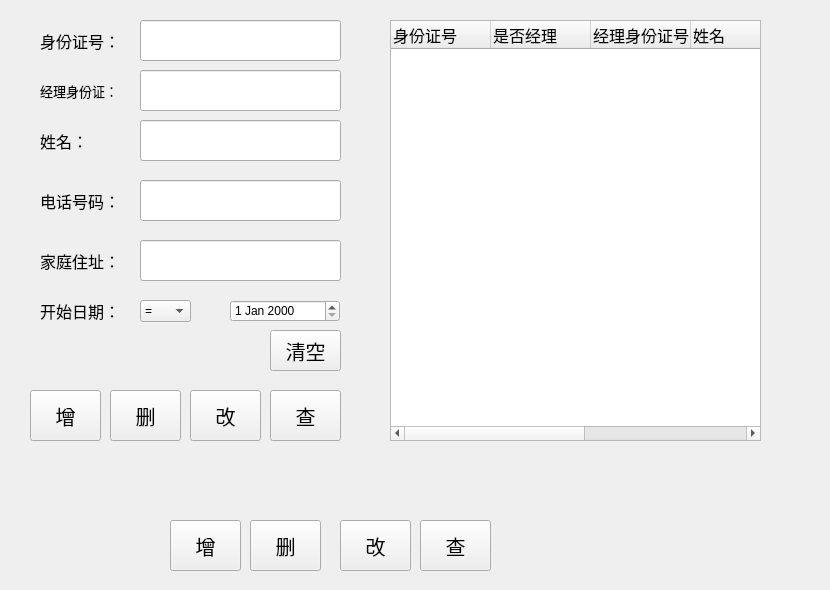
    <widget class="QWidget" name="tab_2">
     <attribute name="title">
      <string>员工管理</string>
     </attribute>
     <widget class="QWidget" name="widget_4" native="true">
      <property name="geometry">
       <rect>
        <x>160</x>
        <y>510</y>
        <width>341</width>
        <height>71</height>
       </rect>
      </property>
      <widget class="QPushButton" name="pushButton_5">
       <property name="geometry">
        <rect>
         <x>10</x>
         <y>10</y>
         <width>71</width>
         <height>51</height>
        </rect>
       </property>
       <property name="font">
        <font>
         <pointsize>15</pointsize>
        </font>
       </property>
       <property name="text">
        <string>增</string>
       </property>
      </widget>
      <widget class="QPushButton" name="pushButton_6">
       <property name="geometry">
        <rect>
         <x>90</x>
         <y>10</y>
         <width>71</width>
         <height>51</height>
        </rect>
       </property>
       <property name="font">
        <font>
         <pointsize>15</pointsize>
        </font>
       </property>
       <property name="text">
        <string>删</string>
       </property>
      </widget>
      <widget class="QPushButton" name="pushButton_7">
       <property name="geometry">
        <rect>
         <x>180</x>
         <y>10</y>
         <width>71</width>
         <height>51</height>
        </rect>
       </property>
       <property name="font">
        <font>
         <pointsize>15</pointsize>
        </font>
       </property>
       <property name="text">
        <string>改</string>
       </property>
      </widget>
      <widget class="QPushButton" name="pushButton_8">
       <property name="geometry">
        <rect>
         <x>260</x>
         <y>10</y>
         <width>71</width>
         <height>51</height>
        </rect>
       </property>
       <property name="font">
        <font>
         <pointsize>15</pointsize>
        </font>
       </property>
       <property name="text">
        <string>查</string>
       </property>
      </widget>
     </widget>
     <widget class="QWidget" name="widget_5" native="true">
      <property name="geometry">
       <rect>
        <x>10</x>
        <y>0</y>
        <width>811</width>
        <height>461</height>
       </rect>
      </property>
      <widget class="QWidget" name="widget_6" native="true">
       <property name="geometry">
        <rect>
         <x>370</x>
         <y>10</y>
         <width>431</width>
         <height>441</height>
        </rect>
       </property>
       <widget class="QTreeWidget" name="treeWidget_2">
        <property name="geometry">
         <rect>
          <x>10</x>
          <y>10</y>
          <width>371</width>
          <height>421</height>
         </rect>
        </property>
        <column>
         <property name="text">
          <string>身份证号</string>
         </property>
         <property name="font">
          <font>
           <pointsize>12</pointsize>
          </font>
         </property>
        </column>
        <column>
         <property name="text">
          <string>是否经理</string>
         </property>
         <property name="font">
          <font>
           <pointsize>12</pointsize>
          </font>
         </property>
        </column>
        <column>
         <property name="text">
          <string>经理身份证号</string>
         </property>
         <property name="font">
          <font>
           <pointsize>12</pointsize>
          </font>
         </property>
        </column>
        <column>
         <property name="text">
          <string>姓名</string>
         </property>
         <property name="font">
          <font>
           <pointsize>12</pointsize>
          </font>
         </property>
        </column>
        <column>
         <property name="text">
          <string>电话号码</string>
         </property>
         <property name="font">
          <font>
           <pointsize>12</pointsize>
          </font>
         </property>
        </column>
        <column>
         <property name="text">
          <string>家庭住址</string>
         </property>
         <property name="font">
          <font>
           <pointsize>12</pointsize>
          </font>
         </property>
        </column>
        <column>
         <property name="text">
          <string>工作日期</string>
         </property>
         <property name="font">
          <font>
           <pointsize>12</pointsize>
          </font>
         </property>
        </column>
       </widget>
      </widget>
      <widget class="QWidget" name="widget_7" native="true">
       <property name="geometry">
        <rect>
         <x>10</x>
         <y>10</y>
         <width>331</width>
         <height>361</height>
        </rect>
       </property>
       <widget class="QLineEdit" name="lineEdit_4">
        <property name="geometry">
         <rect>
          <x>120</x>
          <y>10</y>
          <width>201</width>
          <height>41</height>
         </rect>
        </property>
        <property name="font">
         <font>
          <pointsize>12</pointsize>
         </font>
        </property>
       </widget>
       <widget class="QLabel" name="label_7">
        <property name="geometry">
         <rect>
          <x>20</x>
          <y>10</y>
          <width>91</width>
          <height>41</height>
         </rect>
        </property>
        <property name="font">
         <font>
          <pointsize>12</pointsize>
          <weight>50</weight>
          <bold>false</bold>
         </font>
        </property>
        <property name="text">
         <string>身份证号：</string>
        </property>
       </widget>
       <widget class="QLabel" name="label_8">
        <property name="geometry">
         <rect>
          <x>20</x>
          <y>60</y>
          <width>121</width>
          <height>41</height>
         </rect>
        </property>
        <property name="font">
         <font>
          <pointsize>10</pointsize>
         </font>
        </property>
        <property name="text">
         <string>经理身份证：</string>
        </property>
       </widget>
       <widget class="QLineEdit" name="lineEdit_5">
        <property name="geometry">
         <rect>
          <x>120</x>
          <y>110</y>
          <width>201</width>
          <height>41</height>
         </rect>
        </property>
        <property name="font">
         <font>
          <pointsize>12</pointsize>
         </font>
        </property>
       </widget>
       <widget class="QPushButton" name="pushButton_10">
        <property name="geometry">
         <rect>
          <x>250</x>
          <y>320</y>
          <width>71</width>
          <height>41</height>
         </rect>
        </property>
        <property name="font">
         <font>
          <pointsize>15</pointsize>
         </font>
        </property>
        <property name="text">
         <string>清空</string>
        </property>
       </widget>
       <widget class="QLabel" name="label_9">
        <property name="geometry">
         <rect>
          <x>20</x>
          <y>110</y>
          <width>81</width>
          <height>41</height>
         </rect>
        </property>
        <property name="font">
         <font>
          <pointsize>12</pointsize>
          <weight>50</weight>
          <bold>false</bold>
         </font>
        </property>
        <property name="text">
         <string>姓名：</string>
        </property>
       </widget>
       <widget class="QLabel" name="label_10">
        <property name="geometry">
         <rect>
          <x>20</x>
          <y>170</y>
          <width>91</width>
          <height>41</height>
         </rect>
        </property>
        <property name="font">
         <font>
          <pointsize>12</pointsize>
          <weight>50</weight>
          <bold>false</bold>
         </font>
        </property>
        <property name="text">
         <string>电话号码：</string>
        </property>
       </widget>
       <widget class="QLineEdit" name="lineEdit_6">
        <property name="geometry">
         <rect>
          <x>120</x>
          <y>170</y>
          <width>201</width>
          <height>41</height>
         </rect>
        </property>
        <property name="font">
         <font>
          <pointsize>12</pointsize>
         </font>
        </property>
       </widget>
       <widget class="QLabel" name="label_11">
        <property name="geometry">
         <rect>
          <x>20</x>
          <y>230</y>
          <width>91</width>
          <height>41</height>
         </rect>
        </property>
        <property name="font">
         <font>
          <pointsize>12</pointsize>
          <weight>50</weight>
          <bold>false</bold>
         </font>
        </property>
        <property name="text">
         <string>家庭住址：</string>
        </property>
       </widget>
       <widget class="QLineEdit" name="lineEdit_7">
        <property name="geometry">
         <rect>
          <x>120</x>
          <y>230</y>
          <width>201</width>
          <height>41</height>
         </rect>
        </property>
        <property name="font">
         <font>
          <pointsize>12</pointsize>
         </font>
        </property>
       </widget>
       <widget class="QDateEdit" name="dateEdit">
        <property name="geometry">
         <rect>
          <x>210</x>
          <y>290</y>
          <width>110</width>
          <height>22</height>
         </rect>
        </property>
       </widget>
       <widget class="QLabel" name="label_12">
        <property name="geometry">
         <rect>
          <x>20</x>
          <y>280</y>
          <width>91</width>
          <height>41</height>
         </rect>
        </property>
        <property name="font">
         <font>
          <pointsize>12</pointsize>
          <weight>50</weight>
          <bold>false</bold>
         </font>
        </property>
        <property name="text">
         <string>开始日期：</string>
        </property>
       </widget>
       <widget class="QComboBox" name="comboBox_3">
        <property name="geometry">
         <rect>
          <x>120</x>
          <y>290</y>
          <width>51</width>
          <height>22</height>
         </rect>
        </property>
        <item>
         <property name="text">
          <string>=</string>
         </property>
        </item>
        <item>
         <property name="text">
          <string>!=</string>
         </property>
        </item>
        <item>
         <property name="text">
          <string>&gt;</string>
         </property>
        </item>
        <item>
         <property name="text">
          <string>&lt;</string>
         </property>
        </item>
       </widget>
       <widget class="QLineEdit" name="lineEdit_22">
        <property name="geometry">
         <rect>
          <x>120</x>
          <y>60</y>
          <width>201</width>
          <height>41</height>
         </rect>
        </property>
        <property name="font">
         <font>
          <pointsize>12</pointsize>
         </font>
        </property>
       </widget>
      </widget>
      <widget class="QWidget" name="widget_8" native="true">
       <property name="geometry">
        <rect>
         <x>10</x>
         <y>380</y>
         <width>331</width>
         <height>71</height>
        </rect>
       </property>
       <widget class="QPushButton" name="pushButton_11">
        <property name="geometry">
         <rect>
          <x>10</x>
          <y>10</y>
          <width>71</width>
          <height>51</height>
         </rect>
        </property>
        <property name="font">
         <font>
          <pointsize>15</pointsize>
         </font>
        </property>
        <property name="text">
         <string>增</string>
        </property>
       </widget>
       <widget class="QPushButton" name="pushButton_12">
        <property name="geometry">
         <rect>
          <x>90</x>
          <y>10</y>
          <width>71</width>
          <height>51</height>
         </rect>
        </property>
        <property name="font">
         <font>
          <pointsize>15</pointsize>
         </font>
        </property>
        <property name="text">
         <string>删</string>
        </property>
       </widget>
       <widget class="QPushButton" name="pushButton_13">
        <property name="geometry">
         <rect>
          <x>170</x>
          <y>10</y>
          <width>71</width>
          <height>51</height>
         </rect>
        </property>
        <property name="font">
         <font>
          <pointsize>15</pointsize>
         </font>
        </property>
        <property name="text">
         <string>改</string>
        </property>
       </widget>
      </widget>
      <widget class="QPushButton" name="pushButton_14">
       <property name="geometry">
        <rect>
         <x>260</x>
         <y>390</y>
         <width>71</width>
         <height>51</height>
        </rect>
       </property>
       <property name="font">
        <font>
         <pointsize>15</pointsize>
        </font>
       </property>
       <property name="text">
        <string>查</string>
       </property>
      </widget>
     </widget>
    </widget>
